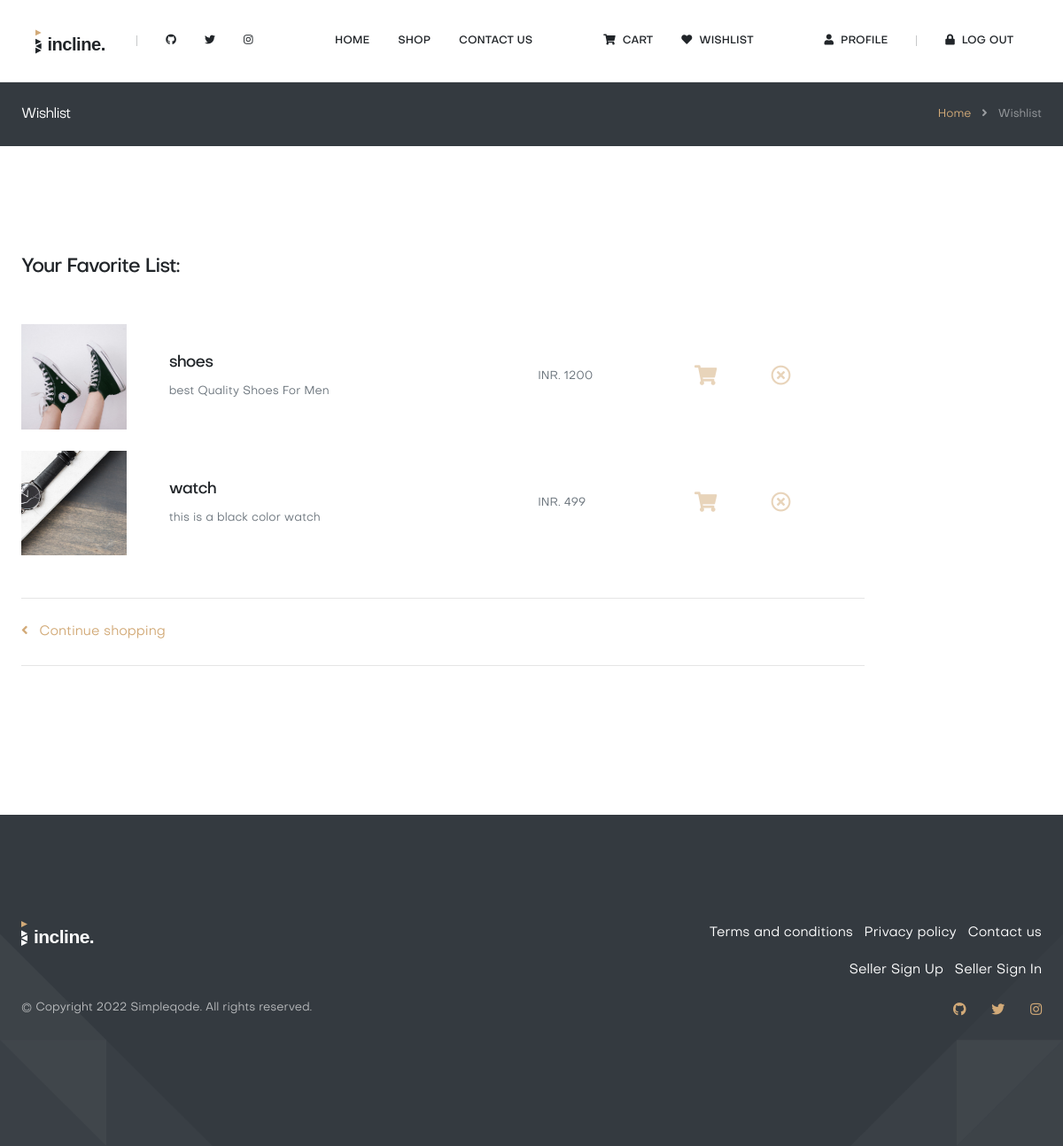
Screenshot of /wishlist/ (signed in) with the database file from the repository.
### falcon_app/models.py (models this page shows, shortened)
class Wishlist(models.Model):
    product = models.ForeignKey(Product, on_delete= models.CASCADE)
    buyer = models.ForeignKey(Buyer, on_delete= models.CASCADE)
    date = models.DateField(auto_created = True , default=timezone.now)

class Product(models.Model):
    seller = models.ForeignKey(Seller, on_delete = models.CASCADE)
    product_name = models.CharField(max_length=50)
    product_title = models.CharField(max_length=50)
    product_size = models.CharField(max_length=10)
    product_price = models.PositiveIntegerField(default=1)
    product_image = models.ImageField(upload_to = "images/")
    product_quantity = models.PositiveIntegerField(default=1)
    product_description = models.TextField(default="some_text")

### falcon_app/views.py (the view)
# urls.py: path('wishlist/',wishlist, name="wishlist"),
def wishlist(request):
    buyer = Buyer.objects.get(email=request.session['email'])
    wishlist = Wishlist.objects.filter(buyer=buyer)
    default_dict['current_page'] = 'wishlist'
    default_dict['wishlist'] = wishlist
    return render(request, 'wishlist.html', default_dict)

### falcon_app/templates/wishlist.html (shortened to what this page needs)
{% extends 'base.html' %}
{% load static %}
{% block main_content %}
    <nav class="breadcrumb">
      <div class="container">
        <div class="row align-items-center">
          <div class="col">
            <h5 class="breadcrumb-heading">
              Wishlist
            </h5>
          </div>
          <div class="col-auto">
            <span class="breadcrumb-item">
              <a href="{% url 'index' %}">Home</a>
            </span>
            <span class="breadcrumb-item active">
              Wishlist
            </span>
          </div>
        </div>
      </div>
    </nav>
    <section class="section">
      <div class="container">
        <div class="row">
          <div class="col-12 col-md-10">
            <h3 class="mb-5">
              Your Favorite List:
            </h3>
            {% for i in wishlist %}
            <div class="row align-items-center mb-5 mb-md-4">
              <div class="col-12 col-md-2">
                <div class="img-square mb-4 mb-md-0">
                  <img src="{{i.product.product_image.url}}" alt="..." class="img-cover">
                </div>
              </div>
              <div class="col-12 col-md-5">
                <h4>
                  {{i.product.product_name}}
                </h4>
                <p class="mb-4 mb-md-0 text-sm text-muted">
                  {{i.product.product_title}}
                </p>
              </div>
              <div class="col-4 col-md-2">
                <p class="mb-0 text-sm text-muted">
                  INR. {{i.product.product_price}}
                </p>
              </div>
              <div class="col-4 col-md-1">
                <div class="close">
                    <a href="{% url 'add_to_cart' pk=i.product.pk %}"><i class="fas fa-shopping-cart"></i></a>
                </div>
              </div>
              <div class="col-4 col-md-1">
                <div class="close">
                    <a href="{% url 'delete_wishlist' pk=i.product.pk %}"><i class="far fa-times-circle"></i></a>
                </div>
              </div>
            </div>
            {% endfor %}
            <hr class="mt-5 mb-4">
            <div class="row align-items-center">
              <div class="col">
                <a href="{% url 'shop_page' %}">
                  <i class="fas fa-angle-left mr-2"></i> Continue shopping
                </a>
              </div>
            </div>
            <hr class="mt-4 mb-5">
          </div>
        </div>
      </div>
    </section>
{% endblock %}

### rows the page displays
Wishlist: product.product_image (picture), product.product_name "shoes", product.product_title "best Quality Shoes For Men", product.product_price "1200"
Wishlist: product.product_image (picture), product.product_name "watch", product.product_title "this is a black color watch", product.product_price "499"
